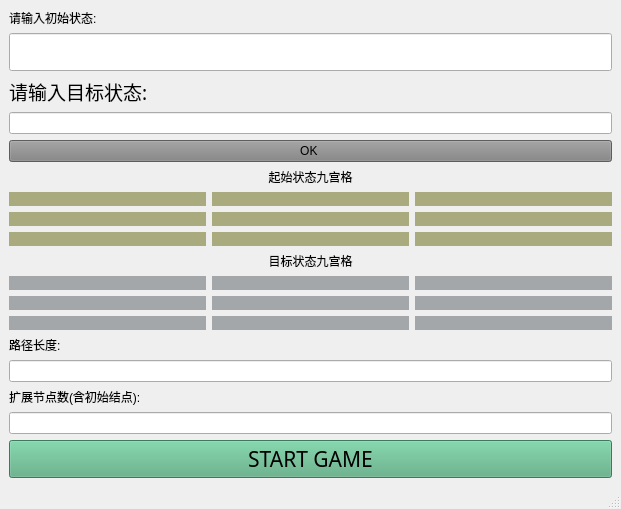
<?xml version="1.0" encoding="UTF-8"?>
<ui version="4.0">
 <class>OpWindow</class>
 <widget class="QMainWindow" name="OpWindow">
  <property name="geometry">
   <rect>
    <x>0</x>
    <y>0</y>
    <width>621</width>
    <height>438</height>
   </rect>
  </property>
  <property name="minimumSize">
   <size>
    <width>0</width>
    <height>0</height>
   </size>
  </property>
  <property name="baseSize">
   <size>
    <width>1</width>
    <height>2</height>
   </size>
  </property>
  <property name="windowTitle">
   <string>MainWindow</string>
  </property>
  <property name="styleSheet">
   <string notr="true">font: 16pt &quot;Adobe 楷体 Std R&quot;;</string>
  </property>
  <property name="inputMethodHints">
   <set>Qt::ImhNone</set>
  </property>
  <widget class="QWidget" name="centralwidget">
   <layout class="QGridLayout" name="gridLayout_3">
    <item row="0" column="0">
     <widget class="QLabel" name="label">
      <property name="baseSize">
       <size>
        <width>200</width>
        <height>10</height>
       </size>
      </property>
      <property name="styleSheet">
       <string notr="true">font: 14pt &quot;新宋体&quot;;</string>
      </property>
      <property name="text">
       <string>请输入初始状态:</string>
      </property>
     </widget>
    </item>
    <item row="1" column="0">
     <widget class="QLineEdit" name="lineEdit">
      <property name="minimumSize">
       <size>
        <width>0</width>
        <height>0</height>
       </size>
      </property>
      <property name="baseSize">
       <size>
        <width>0</width>
        <height>0</height>
       </size>
      </property>
      <property name="font">
       <font>
        <family>宋体</family>
        <pointsize>16</pointsize>
        <weight>50</weight>
        <italic>false</italic>
        <bold>false</bold>
       </font>
      </property>
      <property name="styleSheet">
       <string notr="true">font: 16pt &quot;宋体&quot;;</string>
      </property>
      <property name="cursorMoveStyle">
       <enum>Qt::LogicalMoveStyle</enum>
      </property>
     </widget>
    </item>
    <item row="5" column="0">
     <widget class="QLabel" name="label_2">
      <property name="baseSize">
       <size>
        <width>0</width>
        <height>0</height>
       </size>
      </property>
      <property name="styleSheet">
       <string notr="true">font: 14pt &quot;宋体&quot;;</string>
      </property>
      <property name="text">
       <string>起始状态九宫格</string>
      </property>
      <property name="alignment">
       <set>Qt::AlignCenter</set>
      </property>
     </widget>
    </item>
    <item row="10" column="0">
     <widget class="QLineEdit" name="lineEdit_3">
      <property name="styleSheet">
       <string notr="true">font: 16pt &quot;宋体&quot;;</string>
      </property>
      <property name="readOnly">
       <bool>true</bool>
      </property>
     </widget>
    </item>
    <item row="4" column="0">
     <widget class="QPushButton" name="pushButton_2">
      <property name="baseSize">
       <size>
        <width>3</width>
        <height>7</height>
       </size>
      </property>
      <property name="styleSheet">
       <string notr="true">background-color: rgb(130, 130, 130);</string>
      </property>
      <property name="text">
       <string>OK </string>
      </property>
     </widget>
    </item>
    <item row="9" column="0">
     <widget class="QLabel" name="label_5">
      <property name="styleSheet">
       <string notr="true">font: 14pt &quot;宋体&quot;;</string>
      </property>
      <property name="text">
       <string>路径长度:</string>
      </property>
     </widget>
    </item>
    <item row="2" column="0">
     <widget class="QLabel" name="label_3">
      <property name="font">
       <font>
        <family>宋体</family>
        <pointsize>14</pointsize>
        <weight>50</weight>
        <italic>false</italic>
        <bold>false</bold>
       </font>
      </property>
      <property name="styleSheet">
       <string notr="true">font: 14pt &quot;宋体&quot;;</string>
      </property>
      <property name="text">
       <string>请输入目标状态:</string>
      </property>
      <property name="textFormat">
       <enum>Qt::PlainText</enum>
      </property>
     </widget>
    </item>
    <item row="6" column="0">
     <layout class="QGridLayout" name="gridLayout_2">
      <item row="1" column="1">
       <widget class="QLabel" name="l11">
        <property name="styleSheet">
         <string notr="true">
font: 16pt &quot;宋体&quot;;
background-color: rgb(170, 170, 127);</string>
        </property>
        <property name="text">
         <string/>
        </property>
        <property name="alignment">
         <set>Qt::AlignCenter</set>
        </property>
       </widget>
      </item>
      <item row="1" column="2">
       <widget class="QLabel" name="l12">
        <property name="styleSheet">
         <string notr="true">
font: 16pt &quot;宋体&quot;;
background-color: rgb(170, 170, 127);</string>
        </property>
        <property name="text">
         <string/>
        </property>
        <property name="alignment">
         <set>Qt::AlignCenter</set>
        </property>
       </widget>
      </item>
      <item row="0" column="0">
       <widget class="QLabel" name="l00">
        <property name="styleSheet">
         <string notr="true">
font: 16pt &quot;宋体&quot;;
background-color: rgb(170, 170, 127);</string>
        </property>
        <property name="text">
         <string/>
        </property>
        <property name="alignment">
         <set>Qt::AlignCenter</set>
        </property>
       </widget>
      </item>
      <item row="1" column="0">
       <widget class="QLabel" name="l10">
        <property name="styleSheet">
         <string notr="true">
font: 16pt &quot;宋体&quot;;
background-color: rgb(170, 170, 127);</string>
        </property>
        <property name="text">
         <string/>
        </property>
        <property name="alignment">
         <set>Qt::AlignCenter</set>
        </property>
       </widget>
      </item>
      <item row="0" column="2">
       <widget class="QLabel" name="l02">
        <property name="styleSheet">
         <string notr="true">
font: 16pt &quot;宋体&quot;;
background-color: rgb(170, 170, 127);</string>
        </property>
        <property name="text">
         <string/>
        </property>
        <property name="alignment">
         <set>Qt::AlignCenter</set>
        </property>
       </widget>
      </item>
      <item row="0" column="1">
       <widget class="QLabel" name="l01">
        <property name="styleSheet">
         <string notr="true">
font: 16pt &quot;宋体&quot;;
background-color: rgb(170, 170, 127);</string>
        </property>
        <property name="text">
         <string/>
        </property>
        <property name="alignment">
         <set>Qt::AlignCenter</set>
        </property>
       </widget>
      </item>
      <item row="2" column="0">
       <widget class="QLabel" name="l20">
        <property name="styleSheet">
         <string notr="true">
font: 16pt &quot;宋体&quot;;
background-color: rgb(170, 170, 127);</string>
        </property>
        <property name="text">
         <string/>
        </property>
        <property name="alignment">
         <set>Qt::AlignCenter</set>
        </property>
       </widget>
      </item>
      <item row="2" column="1">
       <widget class="QLabel" name="l21">
        <property name="styleSheet">
         <string notr="true">
font: 16pt &quot;宋体&quot;;
background-color: rgb(170, 170, 127);</string>
        </property>
        <property name="text">
         <string/>
        </property>
        <property name="alignment">
         <set>Qt::AlignCenter</set>
        </property>
       </widget>
      </item>
      <item row="2" column="2">
       <widget class="QLabel" name="l22">
        <property name="styleSheet">
         <string notr="true">
font: 16pt &quot;宋体&quot;;
background-color: rgb(170, 170, 127);</string>
        </property>
        <property name="text">
         <string/>
        </property>
        <property name="alignment">
         <set>Qt::AlignCenter</set>
        </property>
       </widget>
      </item>
     </layout>
    </item>
    <item row="3" column="0">
     <widget class="QLineEdit" name="lineEdit_2">
      <property name="styleSheet">
       <string notr="true">font: 16pt &quot;宋体&quot;;</string>
      </property>
     </widget>
    </item>
    <item row="7" column="0">
     <widget class="QLabel" name="label_4">
      <property name="styleSheet">
       <string notr="true">font: 14pt &quot;宋体&quot;;
</string>
      </property>
      <property name="text">
       <string>目标状态九宫格</string>
      </property>
      <property name="alignment">
       <set>Qt::AlignCenter</set>
      </property>
     </widget>
    </item>
    <item row="11" column="0">
     <widget class="QLabel" name="label_7">
      <property name="styleSheet">
       <string notr="true">font: 14pt &quot;宋体&quot;;</string>
      </property>
      <property name="text">
       <string>扩展节点数(含初始结点):</string>
      </property>
     </widget>
    </item>
    <item row="8" column="0">
     <layout class="QGridLayout" name="gridLayout">
      <item row="0" column="1">
       <widget class="QLabel" name="l01_2">
        <property name="styleSheet">
         <string notr="true">font: 16pt &quot;宋体&quot;;
background-color: rgb(164, 167, 170);</string>
        </property>
        <property name="frameShape">
         <enum>QFrame::NoFrame</enum>
        </property>
        <property name="text">
         <string/>
        </property>
        <property name="alignment">
         <set>Qt::AlignCenter</set>
        </property>
       </widget>
      </item>
      <item row="1" column="1">
       <widget class="QLabel" name="l11_2">
        <property name="styleSheet">
         <string notr="true">font: 16pt &quot;宋体&quot;;
background-color: rgb(164, 167, 170);</string>
        </property>
        <property name="frameShape">
         <enum>QFrame::NoFrame</enum>
        </property>
        <property name="text">
         <string/>
        </property>
        <property name="alignment">
         <set>Qt::AlignCenter</set>
        </property>
       </widget>
      </item>
      <item row="1" column="0">
       <widget class="QLabel" name="l10_2">
        <property name="styleSheet">
         <string notr="true">font: 16pt &quot;宋体&quot;;
background-color: rgb(164, 167, 170);</string>
        </property>
        <property name="frameShape">
         <enum>QFrame::NoFrame</enum>
        </property>
        <property name="text">
         <string/>
        </property>
        <property name="alignment">
         <set>Qt::AlignCenter</set>
        </property>
       </widget>
      </item>
      <item row="0" column="2">
       <widget class="QLabel" name="l02_2">
        <property name="styleSheet">
         <string notr="true">font: 16pt &quot;宋体&quot;;
background-color: rgb(164, 167, 170);</string>
        </property>
        <property name="frameShape">
         <enum>QFrame::NoFrame</enum>
        </property>
        <property name="text">
         <string/>
        </property>
        <property name="alignment">
         <set>Qt::AlignCenter</set>
        </property>
       </widget>
      </item>
      <item row="2" column="0">
       <widget class="QLabel" name="l20_2">
        <property name="styleSheet">
         <string notr="true">font: 16pt &quot;宋体&quot;;
background-color: rgb(164, 167, 170);</string>
        </property>
        <property name="frameShape">
         <enum>QFrame::NoFrame</enum>
        </property>
        <property name="text">
         <string/>
        </property>
        <property name="alignment">
         <set>Qt::AlignCenter</set>
        </property>
       </widget>
      </item>
      <item row="2" column="1">
       <widget class="QLabel" name="l21_2">
        <property name="styleSheet">
         <string notr="true">font: 16pt &quot;宋体&quot;;
background-color: rgb(164, 167, 170);</string>
        </property>
        <property name="frameShape">
         <enum>QFrame::NoFrame</enum>
        </property>
        <property name="text">
         <string/>
        </property>
        <property name="alignment">
         <set>Qt::AlignCenter</set>
        </property>
       </widget>
      </item>
      <item row="1" column="2">
       <widget class="QLabel" name="l12_2">
        <property name="styleSheet">
         <string notr="true">font: 16pt &quot;宋体&quot;;
background-color: rgb(164, 167, 170);</string>
        </property>
        <property name="frameShape">
         <enum>QFrame::NoFrame</enum>
        </property>
        <property name="text">
         <string/>
        </property>
        <property name="alignment">
         <set>Qt::AlignCenter</set>
        </property>
       </widget>
      </item>
      <item row="2" column="2">
       <widget class="QLabel" name="l22_2">
        <property name="styleSheet">
         <string notr="true">font: 16pt &quot;宋体&quot;;
background-color: rgb(164, 167, 170);</string>
        </property>
        <property name="frameShape">
         <enum>QFrame::NoFrame</enum>
        </property>
        <property name="text">
         <string/>
        </property>
        <property name="alignment">
         <set>Qt::AlignCenter</set>
        </property>
       </widget>
      </item>
      <item row="0" column="0">
       <widget class="QLabel" name="l00_2">
        <property name="styleSheet">
         <string notr="true">font: 16pt &quot;宋体&quot;;
background-color: rgb(164, 167, 170);</string>
        </property>
        <property name="frameShape">
         <enum>QFrame::NoFrame</enum>
        </property>
        <property name="text">
         <string/>
        </property>
        <property name="alignment">
         <set>Qt::AlignCenter</set>
        </property>
       </widget>
      </item>
     </layout>
    </item>
    <item row="13" column="0">
     <widget class="QPushButton" name="pushButton">
      <property name="font">
       <font>
        <family>Adobe 楷体 Std R</family>
        <pointsize>16</pointsize>
        <weight>50</weight>
        <italic>false</italic>
        <bold>false</bold>
       </font>
      </property>
      <property name="styleSheet">
       <string notr="true">background-color: rgb(85, 170, 127);</string>
      </property>
      <property name="text">
       <string>START GAME</string>
      </property>
     </widget>
    </item>
    <item row="12" column="0">
     <widget class="QLineEdit" name="lineEdit_4">
      <property name="styleSheet">
       <string notr="true">font: 16pt &quot;宋体&quot;;</string>
      </property>
      <property name="readOnly">
       <bool>true</bool>
      </property>
     </widget>
    </item>
   </layout>
  </widget>
  <widget class="QStatusBar" name="statusbar"/>
 </widget>
 <resources/>
 <connections/>
</ui>
